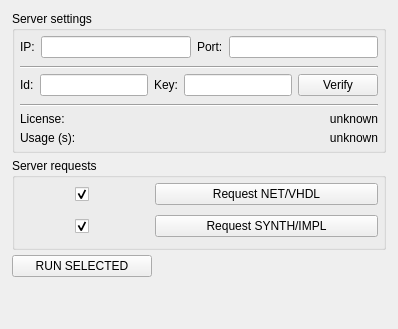
         <widget class="QWidget" name="tab_server">
          <property name="autoFillBackground">
           <bool>false</bool>
          </property>
          <attribute name="title">
           <string>SERVER</string>
          </attribute>
          <layout class="QVBoxLayout" name="verticalLayout">
           <property name="spacing">
            <number>5</number>
           </property>
           <property name="leftMargin">
            <number>12</number>
           </property>
           <property name="rightMargin">
            <number>12</number>
           </property>
           <property name="bottomMargin">
            <number>12</number>
           </property>
           <item>
            <widget class="QGroupBox" name="groupBox_9">
             <property name="title">
              <string>Server settings</string>
             </property>
             <layout class="QVBoxLayout" name="verticalLayout_11">
              <property name="spacing">
               <number>5</number>
              </property>
              <property name="leftMargin">
               <number>5</number>
              </property>
              <property name="topMargin">
               <number>5</number>
              </property>
              <property name="rightMargin">
               <number>5</number>
              </property>
              <property name="bottomMargin">
               <number>5</number>
              </property>
              <item>
               <widget class="QFrame" name="frame_8">
                <property name="frameShape">
                 <enum>QFrame::NoFrame</enum>
                </property>
                <property name="frameShadow">
                 <enum>QFrame::Raised</enum>
                </property>
                <layout class="QHBoxLayout" name="horizontalLayout_9">
                 <property name="leftMargin">
                  <number>0</number>
                 </property>
                 <property name="topMargin">
                  <number>0</number>
                 </property>
                 <property name="rightMargin">
                  <number>0</number>
                 </property>
                 <property name="bottomMargin">
                  <number>3</number>
                 </property>
                 <item>
                  <widget class="QLabel" name="label_5">
                   <property name="text">
                    <string>IP:</string>
                   </property>
                  </widget>
                 </item>
                 <item>
                  <widget class="QLineEdit" name="lineEdit_serverIP">
                   <property name="text">
                    <string/>
                   </property>
                  </widget>
                 </item>
                 <item>
                  <widget class="QLabel" name="label_6">
                   <property name="text">
                    <string>Port:</string>
                   </property>
                  </widget>
                 </item>
                 <item>
                  <widget class="QLineEdit" name="lineEdit_serverPort">
                   <property name="text">
                    <string/>
                   </property>
                  </widget>
                 </item>
                </layout>
               </widget>
              </item>
              <item>
               <widget class="Line" name="line_2">
                <property name="orientation">
                 <enum>Qt::Horizontal</enum>
                </property>
               </widget>
              </item>
              <item>
               <widget class="QFrame" name="frame_10">
                <property name="frameShape">
                 <enum>QFrame::NoFrame</enum>
                </property>
                <property name="frameShadow">
                 <enum>QFrame::Raised</enum>
                </property>
                <layout class="QHBoxLayout" name="horizontalLayout_10">
                 <property name="leftMargin">
                  <number>0</number>
                 </property>
                 <property name="topMargin">
                  <number>0</number>
                 </property>
                 <property name="rightMargin">
                  <number>0</number>
                 </property>
                 <property name="bottomMargin">
                  <number>3</number>
                 </property>
                 <item>
                  <widget class="QLabel" name="label_7">
                   <property name="text">
                    <string>Id:</string>
                   </property>
                  </widget>
                 </item>
                 <item>
                  <widget class="QLineEdit" name="lineEdit_workspaceId">
                   <property name="text">
                    <string/>
                   </property>
                  </widget>
                 </item>
                 <item>
                  <widget class="QLabel" name="label_8">
                   <property name="text">
                    <string>Key:</string>
                   </property>
                  </widget>
                 </item>
                 <item>
                  <widget class="QLineEdit" name="lineEdit_workspaceKey">
                   <property name="text">
                    <string/>
                   </property>
                   <property name="echoMode">
                    <enum>QLineEdit::Password</enum>
                   </property>
                  </widget>
                 </item>
                 <item>
                  <widget class="QPushButton" name="pushButton_serverVerify">
                   <property name="text">
                    <string>Verify</string>
                   </property>
                  </widget>
                 </item>
                </layout>
               </widget>
              </item>
              <item>
               <widget class="Line" name="line">
                <property name="orientation">
                 <enum>Qt::Horizontal</enum>
                </property>
               </widget>
              </item>
              <item>
               <widget class="QFrame" name="frame_7">
                <property name="frameShape">
                 <enum>QFrame::NoFrame</enum>
                </property>
                <property name="frameShadow">
                 <enum>QFrame::Raised</enum>
                </property>
                <layout class="QHBoxLayout" name="horizontalLayout_2">
                 <property name="leftMargin">
                  <number>0</number>
                 </property>
                 <property name="topMargin">
                  <number>0</number>
                 </property>
                 <property name="rightMargin">
                  <number>0</number>
                 </property>
                 <property name="bottomMargin">
                  <number>0</number>
                 </property>
                 <item>
                  <widget class="QLabel" name="label_11">
                   <property name="text">
                    <string>License:  </string>
                   </property>
                  </widget>
                 </item>
                 <item>
                  <widget class="QLabel" name="label_license">
                   <property name="text">
                    <string>unknown</string>
                   </property>
                   <property name="alignment">
                    <set>Qt::AlignRight|Qt::AlignTrailing|Qt::AlignVCenter</set>
                   </property>
                  </widget>
                 </item>
                </layout>
               </widget>
              </item>
              <item>
               <widget class="QFrame" name="frame_2">
                <property name="frameShape">
                 <enum>QFrame::NoFrame</enum>
                </property>
                <property name="frameShadow">
                 <enum>QFrame::Raised</enum>
                </property>
                <layout class="QHBoxLayout" name="horizontalLayout_11">
                 <property name="leftMargin">
                  <number>0</number>
                 </property>
                 <property name="topMargin">
                  <number>0</number>
                 </property>
                 <property name="rightMargin">
                  <number>0</number>
                 </property>
                 <property name="bottomMargin">
                  <number>0</number>
                 </property>
                 <item>
                  <widget class="QLabel" name="label_4">
                   <property name="text">
                    <string>Usage (s):  </string>
                   </property>
                   <property name="alignment">
                    <set>Qt::AlignLeading|Qt::AlignLeft|Qt::AlignVCenter</set>
                   </property>
                  </widget>
                 </item>
                 <item>
                  <widget class="QLabel" name="label_usage">
                   <property name="text">
                    <string>unknown</string>
                   </property>
                   <property name="alignment">
                    <set>Qt::AlignRight|Qt::AlignTrailing|Qt::AlignVCenter</set>
                   </property>
                  </widget>
                 </item>
                </layout>
               </widget>
              </item>
             </layout>
            </widget>
           </item>
           <item>
            <widget class="QGroupBox" name="groupBox_10">
             <property name="sizePolicy">
              <sizepolicy hsizetype="Preferred" vsizetype="Fixed">
               <horstretch>0</horstretch>
               <verstretch>0</verstretch>
              </sizepolicy>
             </property>
             <property name="autoFillBackground">
              <bool>false</bool>
             </property>
             <property name="title">
              <string>Server requests</string>
             </property>
             <layout class="QVBoxLayout" name="verticalLayout_13">
              <property name="spacing">
               <number>5</number>
              </property>
              <property name="leftMargin">
               <number>0</number>
              </property>
              <property name="topMargin">
               <number>5</number>
              </property>
              <property name="rightMargin">
               <number>5</number>
              </property>
              <property name="bottomMargin">
               <number>5</number>
              </property>
              <item>
               <widget class="QFrame" name="frame_14">
                <property name="frameShape">
                 <enum>QFrame::NoFrame</enum>
                </property>
                <property name="frameShadow">
                 <enum>QFrame::Raised</enum>
                </property>
                <layout class="QHBoxLayout" name="horizontalLayout_15">
                 <property name="spacing">
                  <number>0</number>
                 </property>
                 <property name="leftMargin">
                  <number>0</number>
                 </property>
                 <property name="topMargin">
                  <number>0</number>
                 </property>
                 <property name="rightMargin">
                  <number>0</number>
                 </property>
                 <property name="bottomMargin">
                  <number>0</number>
                 </property>
                 <item>
                  <widget class="QFrame" name="frame_22">
                   <property name="maximumSize">
                    <size>
                     <width>140</width>
                     <height>16777215</height>
                    </size>
                   </property>
                   <property name="frameShape">
                    <enum>QFrame::NoFrame</enum>
                   </property>
                   <property name="frameShadow">
                    <enum>QFrame::Raised</enum>
                   </property>
                   <layout class="QHBoxLayout" name="horizontalLayout_23">
                    <property name="leftMargin">
                     <number>0</number>
                    </property>
                    <property name="topMargin">
                     <number>0</number>
                    </property>
                    <property name="rightMargin">
                     <number>0</number>
                    </property>
                    <property name="bottomMargin">
                     <number>0</number>
                    </property>
                    <item>
                     <widget class="QCheckBox" name="checkBox_requestNetVhdl">
                      <property name="sizePolicy">
                       <sizepolicy hsizetype="Minimum" vsizetype="Expanding">
                        <horstretch>0</horstretch>
                        <verstretch>0</verstretch>
                       </sizepolicy>
                      </property>
                      <property name="maximumSize">
                       <size>
                        <width>20</width>
                        <height>16777215</height>
                       </size>
                      </property>
                      <property name="text">
                       <string/>
                      </property>
                      <property name="checked">
                       <bool>true</bool>
                      </property>
                     </widget>
                    </item>
                   </layout>
                  </widget>
                 </item>
                 <item>
                  <widget class="QPushButton" name="pushButton_requestNetVhdl">
                   <property name="text">
                    <string>Request NET/VHDL</string>
                   </property>
                  </widget>
                 </item>
                </layout>
               </widget>
              </item>
              <item>
               <widget class="QFrame" name="frame_11">
                <property name="frameShape">
                 <enum>QFrame::NoFrame</enum>
                </property>
                <property name="frameShadow">
                 <enum>QFrame::Raised</enum>
                </property>
                <layout class="QHBoxLayout" name="horizontalLayout_12">
                 <property name="spacing">
                  <number>0</number>
                 </property>
                 <property name="leftMargin">
                  <number>0</number>
                 </property>
                 <property name="topMargin">
                  <number>5</number>
                 </property>
                 <property name="rightMargin">
                  <number>0</number>
                 </property>
                 <property name="bottomMargin">
                  <number>5</number>
                 </property>
                 <item>
                  <widget class="QFrame" name="frame_21">
                   <property name="maximumSize">
                    <size>
                     <width>140</width>
                     <height>16777215</height>
                    </size>
                   </property>
                   <property name="frameShape">
                    <enum>QFrame::NoFrame</enum>
                   </property>
                   <property name="frameShadow">
                    <enum>QFrame::Raised</enum>
                   </property>
                   <layout class="QHBoxLayout" name="horizontalLayout_22">
                    <property name="leftMargin">
                     <number>0</number>
                    </property>
                    <property name="topMargin">
                     <number>0</number>
                    </property>
                    <property name="rightMargin">
                     <number>0</number>
                    </property>
                    <property name="bottomMargin">
                     <number>0</number>
                    </property>
                    <item>
                     <widget class="QCheckBox" name="checkBox_requestSynthImpl">
                      <property name="sizePolicy">
                       <sizepolicy hsizetype="Minimum" vsizetype="Expanding">
                        <horstretch>0</horstretch>
                        <verstretch>0</verstretch>
                       </sizepolicy>
                      </property>
                      <property name="maximumSize">
                       <size>
                        <width>20</width>
                        <height>16777215</height>
                       </size>
                      </property>
                      <property name="text">
                       <string/>
                      </property>
                      <property name="checked">
                       <bool>true</bool>
                      </property>
                     </widget>
                    </item>
                   </layout>
                  </widget>
                 </item>
                 <item>
                  <widget class="QPushButton" name="pushButton_requestSynthImpl">
                   <property name="text">
                    <string>Request SYNTH/IMPL</string>
                   </property>
                  </widget>
                 </item>
                </layout>
               </widget>
              </item>
             </layout>
            </widget>
           </item>
           <item>
            <widget class="QFrame" name="frame_17">
             <property name="frameShape">
              <enum>QFrame::NoFrame</enum>
             </property>
             <property name="frameShadow">
              <enum>QFrame::Raised</enum>
             </property>
             <layout class="QHBoxLayout" name="horizontalLayout_18">
              <property name="spacing">
               <number>5</number>
              </property>
              <property name="leftMargin">
               <number>0</number>
              </property>
              <property name="topMargin">
               <number>0</number>
              </property>
              <property name="rightMargin">
               <number>0</number>
              </property>
              <property name="bottomMargin">
               <number>0</number>
              </property>
              <item>
               <widget class="QPushButton" name="pushButton_serverRunSelected">
                <property name="minimumSize">
                 <size>
                  <width>140</width>
                  <height>0</height>
                 </size>
                </property>
                <property name="text">
                 <string>RUN SELECTED</string>
                </property>
               </widget>
              </item>
              <item>
               <spacer name="horizontalSpacer_2">
                <property name="orientation">
                 <enum>Qt::Horizontal</enum>
                </property>
                <property name="sizeHint" stdset="0">
                 <size>
                  <width>40</width>
                  <height>20</height>
                 </size>
                </property>
               </spacer>
              </item>
             </layout>
            </widget>
           </item>
           <item>
            <spacer name="verticalSpacer">
             <property name="orientation">
              <enum>Qt::Vertical</enum>
             </property>
             <property name="sizeHint" stdset="0">
              <size>
               <width>20</width>
               <height>40</height>
              </size>
             </property>
            </spacer>
           </item>
          </layout>
         </widget>
